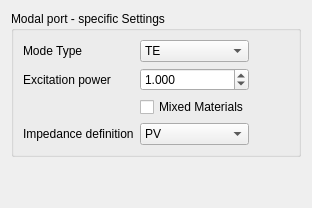
               <widget class="QWidget" name="tab">
                <attribute name="title">
                 <string>Modal</string>
                </attribute>
                <layout class="QVBoxLayout" name="verticalLayout_55">
                 <item>
                  <widget class="QGroupBox" name="modalPortSettingsGroup">
                   <property name="title">
                    <string>Modal port - specific Settings</string>
                   </property>
                   <layout class="QGridLayout" name="gridLayout_28">
                    <item row="0" column="0">
                     <widget class="QLabel" name="label_182">
                      <property name="text">
                       <string>Mode Type</string>
                      </property>
                     </widget>
                    </item>
                    <item row="2" column="1">
                     <widget class="QCheckBox" name="modalPortMixedMaterials">
                      <property name="text">
                       <string>Mixed Materials</string>
                      </property>
                     </widget>
                    </item>
                    <item row="1" column="0">
                     <widget class="QLabel" name="label_183">
                      <property name="text">
                       <string>Excitation power</string>
                      </property>
                     </widget>
                    </item>
                    <item row="1" column="1">
                     <widget class="QDoubleSpinBox" name="modalPortExcitationAmplitude">
                      <property name="decimals">
                       <number>3</number>
                      </property>
                      <property name="maximum">
                       <double>1000000000.000000000000000</double>
                      </property>
                      <property name="singleStep">
                       <double>0.100000000000000</double>
                      </property>
                      <property name="value">
                       <double>1.000000000000000</double>
                      </property>
                     </widget>
                    </item>
                    <item row="0" column="2">
                     <spacer name="horizontalSpacer_60">
                      <property name="orientation">
                       <enum>Qt::Orientation::Horizontal</enum>
                      </property>
                      <property name="sizeHint" stdset="0">
                       <size>
                        <width>40</width>
                        <height>20</height>
                       </size>
                      </property>
                     </spacer>
                    </item>
                    <item row="0" column="1">
                     <widget class="QComboBox" name="modalPortModeType">
                      <item>
                       <property name="text">
                        <string>TE</string>
                       </property>
                      </item>
                      <item>
                       <property name="text">
                        <string>TM</string>
                       </property>
                      </item>
                      <item>
                       <property name="text">
                        <string>TEM</string>
                       </property>
                      </item>
                     </widget>
                    </item>
                    <item row="3" column="0">
                     <widget class="QLabel" name="label_184">
                      <property name="text">
                       <string>Impedance definition</string>
                      </property>
                     </widget>
                    </item>
                    <item row="3" column="1">
                     <widget class="QComboBox" name="modalPortImpedanceDefinition">
                      <item>
                       <property name="text">
                        <string>PV</string>
                       </property>
                      </item>
                      <item>
                       <property name="text">
                        <string>PI</string>
                       </property>
                      </item>
                      <item>
                       <property name="text">
                        <string>VI</string>
                       </property>
                      </item>
                     </widget>
                    </item>
                   </layout>
                  </widget>
                 </item>
                 <item>
                  <spacer name="verticalSpacer_47">
                   <property name="orientation">
                    <enum>Qt::Orientation::Vertical</enum>
                   </property>
                   <property name="sizeHint" stdset="0">
                    <size>
                     <width>20</width>
                     <height>40</height>
                    </size>
                   </property>
                  </spacer>
                 </item>
                </layout>
               </widget>
